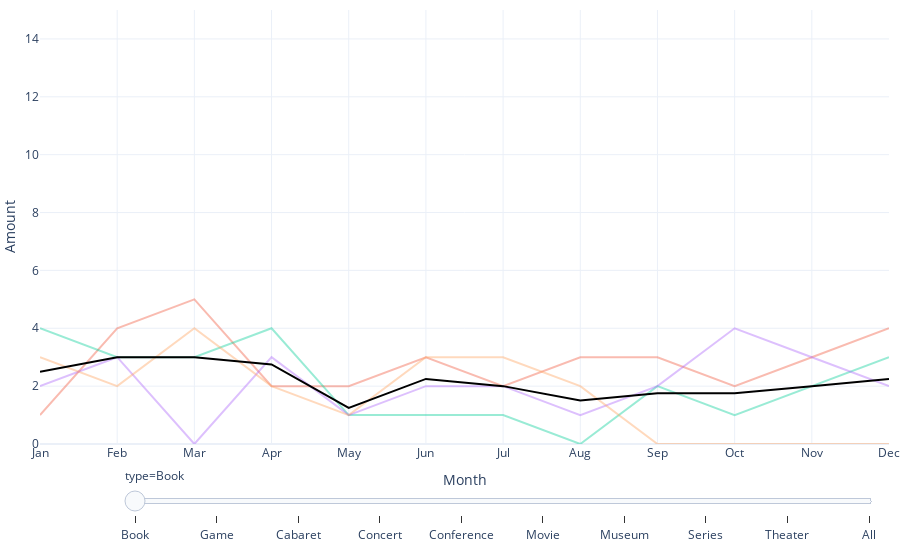

The notebook cell this image was saved under:
### Markdown cell above
## How much?

### Code cell
import plotly.express as px
import numpy as np

df2 = df.copy()
df2 = df2.groupby(['type', 'date']).size().rename_axis(['type', 'date']).reset_index(name='counts')
df2[['year','month']] = df2['date'].str.split('-',expand=True)
df2 = df2.drop(columns=['date'])
types = []; counts = []; years = []; months = []
for year in range(min(df2['year'].astype(int)), max(df2['year'].astype(int)) + 1):
    for month in range(1, 13):
        actualmonth = '0' * (2 - len(str(month))) + str(month)
        for type in df2['type'].unique():
            if not ((df2['year'] == str(year)) & (df2['month'] == actualmonth) & (df2['type'] == type)).any():
                types.append(type); counts.append(0); years.append(str(year)); months.append(actualmonth)
for year in range(min(df2['year'].astype(int)), max(df2['year'].astype(int)) + 1):
    for month in range(1, 13):
        actualmonth = '0' * (2 - len(str(month))) + str(month)
        types.append("All"); counts.append(df2[(df2['year'] == str(year)) & (df2['month'] == actualmonth)]['counts'].sum()); years.append(str(year)); months.append(actualmonth)
added_rows = pd.DataFrame({'type':types, 'counts':counts, 'year':years, 'month':months})
df2 = pd.concat([df2, added_rows], ignore_index=True)
types = []; counts = []; years = []; months = []
for month in range(1, 13):
    actualmonth = '0' * (2 - len(str(month))) + str(month)
    for type in df2['type'].unique():
        count = sum(df2[(df2['type'] == type) & (df2['month'] == actualmonth)]['counts']) / len(df2['year'].unique())
        count = count if not np.isnan(count) else 0
        types.append(type); counts.append(count); years.append("Mean"); months.append(actualmonth)
added_rows = pd.DataFrame({'type':types, 'counts':counts, 'year':years, 'month':months})
df2 = pd.concat([df2, added_rows], ignore_index=True)
df2 = df2.sort_values(by=['year', 'month'])
fig = px.line(df2, x='month', y='counts', color='year', animation_frame='type',
              color_discrete_map={"Mean": 'black'}, custom_data=['year'], template='plotly_white',
              labels={
                     "month": "Month",
                     "counts": "Amount",
                     "year": "Year"
                 },
                 hover_data={
                            'type':False,
                            'month':False,
                            'counts':False
                        })
fig.update_layout(margin={'t':10,'l':0,'b':0,'r':0}, yaxis_range=[0,15], xaxis_range=[0,11],
                  xaxis = dict(
                    tickmode = 'array',
                    tickvals = ['01', '02', '03', '04', '05', '06', '07', '08', '09', '10', '11', '12'],
                    ticktext = ['Jan', 'Feb', 'Mar', 'Apr', 'May', 'Jun', 'Jul', 'Aug', 'Sep', 'Oct', 'Nov', 'Dec']
                ), showlegend=False)
fig.update_traces(opacity=.4)
fig.update_traces(selector=dict(line_color="black"), opacity=1)
fig.update_traces(hovertemplate='%{customdata[0]}<extra></extra>')
fig['layout']['sliders'][0]['pad']=dict(r= 10, t= 20, b=20)
fig["layout"].pop("updatemenus")
fig.show()

### Figure 1 — Plotly figure (JSON) as saved in the notebook; plotly's stock layout.template omitted (floating-point values rounded to 4 significant figures)
{"data": [{"customdata": [["2021", "Book"], ["2021", "Book"], ["2021", "Book"], ["2021", "Book"], ["2021", "Book"], ["2021", "Book"], ["2021", "Book"], ["2021", "Book"], ["2021", "Book"], ["2021", "Book"], ["2021", "Book"], ["2021", "Book"]], "hovertemplate": "%{customdata[0]}<extra></extra>", "legendgroup": "2021", "line": {"color": "#EF553B", "dash": "solid"}, "marker": {"symbol": "circle"}, "mode": "lines", "name": "2021", "opacity": 0.4, "orientation": "v", "showlegend": true, "type": "scatter", "x": ["01", "02", "03", "04", "05", "06", "07", "08", "09", "10", "11", "12"], "xaxis": "x", "y": [1, 4, 5, 2, 2, 3, 2, 3, 3, 2, 3, 4], "yaxis": "y"}, {"customdata": [["2022", "Book"], ["2022", "Book"], ["2022", "Book"], ["2022", "Book"], ["2022", "Book"], ["2022", "Book"], ["2022", "Book"], ["2022", "Book"], ["2022", "Book"], ["2022", "Book"], ["2022", "Book"], ["2022", "Book"]], "hovertemplate": "%{customdata[0]}<extra></extra>", "legendgroup": "2022", "line": {"color": "#00cc96", "dash": "solid"}, "marker": {"symbol": "circle"}, "mode": "lines", "name": "2022", "opacity": 0.4, "orientation": "v", "showlegend": true, "type": "scatter", "x": ["01", "02", "03", "04", "05", "06", "07", "08", "09", "10", "11", "12"], "xaxis": "x", "y": [4, 3, 3, 4, 1, 1, 1, 0, 2, 1, 2, 3], "yaxis": "y"}, {"customdata": [["2023", "Book"], ["2023", "Book"], ["2023", "Book"], ["2023", "Book"], ["2023", "Book"], ["2023", "Book"], ["2023", "Book"], ["2023", "Book"], ["2023", "Book"], ["2023", "Book"], ["2023", "Book"], ["2023", "Book"]], "hovertemplate": "%{customdata[0]}<extra></extra>", "legendgroup": "2023", "line": {"color": "#ab63fa", "dash": "solid"}, "marker": {"symbol": "circle"}, "mode": "lines", "name": "2023", "opacity": 0.4, "orientation": "v", "showlegend": true, "type": "scatter", "x": ["01", "02", "03", "04", "05", "06", "07", "08", "09", "10", "11", "12"], "xaxis": "x", "y": [2, 3, 0, 3, 1, 2, 2, 1, 2, 4, 3, 2], "yaxis": "y"}, {"customdata": [["2024", "Book"], ["2024", "Book"], ["2024", "Book"], ["2024", "Book"], ["2024", "Book"], ["2024", "Book"], ["2024", "Book"], ["2024", "Book"], ["2024", "Book"], ["2024", "Book"], ["2024", "Book"], ["2024", "Book"]], "hovertemplate": "%{customdata[0]}<extra></extra>", "legendgroup": "2024", "line": {"color": "#FFA15A", "dash": "solid"}, "marker": {"symbol": "circle"}, "mode": "lines", "name": "2024", "opacity": 0.4, "orientation": "v", "showlegend": true, "type": "scatter", "x": ["01", "02", "03", "04", "05", "06", "07", "08", "09", "10", "11", "12"], "xaxis": "x", "y": [3, 2, 4, 2, 1, 3, 3, 2, 0, 0, 0, 0], "yaxis": "y"}, {"customdata": [["Mean", "Book"], ["Mean", "Book"], ["Mean", "Book"], ["Mean", "Book"], ["Mean", "Book"], ["Mean", "Book"], ["Mean", "Book"], ["Mean", "Book"], ["Mean", "Book"], ["Mean", "Book"], ["Mean", "Book"], ["Mean", "Book"]], "hovertemplate": "%{customdata[0]}<extra></extra>", "legendgroup": "Mean", "line": {"color": "black", "dash": "solid"}, "marker": {"symbol": "circle"}, "mode": "lines", "name": "Mean", "opacity": 1, "orientation": "v", "showlegend": true, "type": "scatter", "x": ["01", "02", "03", "04", "05", "06", "07", "08", "09", "10", "11", "12"], "xaxis": "x", "y": [2.5, 3, 3, 2.75, 1.25, 2.25, 2, 1.5, 1.75, 1.75, 2, 2.25], "yaxis": "y"}], "layout": {"legend": {"title": {"text": "Year"}, "tracegroupgap": 0}, "margin": {"b": 0, "l": 0, "r": 0, "t": 10}, "showlegend": false, "sliders": [{"active": 0, "currentvalue": {"prefix": "type="}, "len": 0.9, "pad": {"b": 20, "r": 10, "t": 20}, "steps": [{"args": [["Book"], {"frame": {"duration": 0, "redraw": false}, "fromcurrent": true, "mode": "immediate", "transition": {"duration": 0, "easing": "linear"}}], "label": "Book", "method": "animate"}, {"args": [["Game"], {"frame": {"duration": 0, "redraw": false}, "fromcurrent": true, "mode": "immediate", "transition": {"duration": 0, "easing": "linear"}}], "label": "Game", "method": "animate"}, {"args": [["Cabaret"], {"frame": {"duration": 0, "redraw": false}, "fromcurrent": true, "mode": "immediate", "transition": {"duration": 0, "easing": "linear"}}], "label": "Cabaret", "method": "animate"}, {"args": [["Concert"], {"frame": {"duration": 0, "redraw": false}, "fromcurrent": true, "mode": "immediate", "transition": {"duration": 0, "easing": "linear"}}], "label": "Concert", "method": "animate"}, {"args": [["Conference"], {"frame": {"duration": 0, "redraw": false}, "fromcurrent": true, "mode": "immediate", "transition": {"duration": 0, "easing": "linear"}}], "label": "Conference", "method": "animate"}, {"args": [["Movie"], {"frame": {"duration": 0, "redraw": false}, "fromcurrent": true, "mode": "immediate", "transition": {"duration": 0, "easing": "linear"}}], "label": "Movie", "method": "animate"}, {"args": [["Museum"], {"frame": {"duration": 0, "redraw": false}, "fromcurrent": true, "mode": "immediate", "transition": {"duration": 0, "easing": "linear"}}], "label": "Museum", "method": "animate"}, {"args": [["Series"], {"frame": {"duration": 0, "redraw": false}, "fromcurrent": true, "mode": "immediate", "transition": {"duration": 0, "easing": "linear"}}], "label": "Series", "method": "animate"}, {"args": [["Theater"], {"frame": {"duration": 0, "redraw": false}, "fromcurrent": true, "mode": "immediate", "transition": {"duration": 0, "easing": "linear"}}], "label": "Theater", "method": "animate"}, {"args": [["All"], {"frame": {"duration": 0, "redraw": false}, "fromcurrent": true, "mode": "immediate", "transition": {"duration": 0, "easing": "linear"}}], "label": "All", "method": "animate"}], "x": 0.1, "xanchor": "left", "y": 0, "yanchor": "top"}], "xaxis": {"anchor": "y", "domain": [0, 1], "range": [0, 11], "tickmode": "array", "ticktext": ["Jan", "Feb", "Mar", "Apr", "May", "Jun", "Jul", "Aug", "Sep", "Oct", "Nov", "Dec"], "tickvals": ["01", "02", "03", "04", "05", "06", "07", "08", "09", "10", "11", "12"], "title": {"text": "Month"}}, "yaxis": {"anchor": "x", "domain": [0, 1], "range": [0, 15], "title": {"text": "Amount"}}}}
